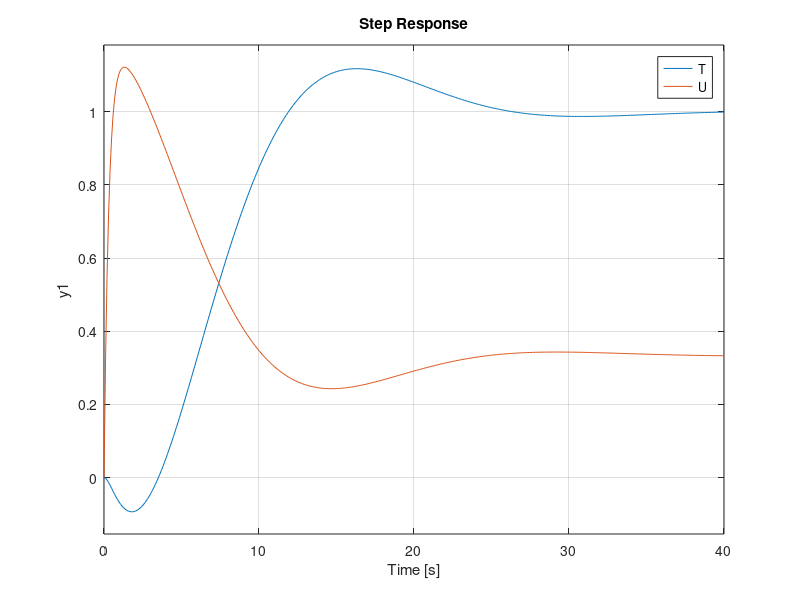
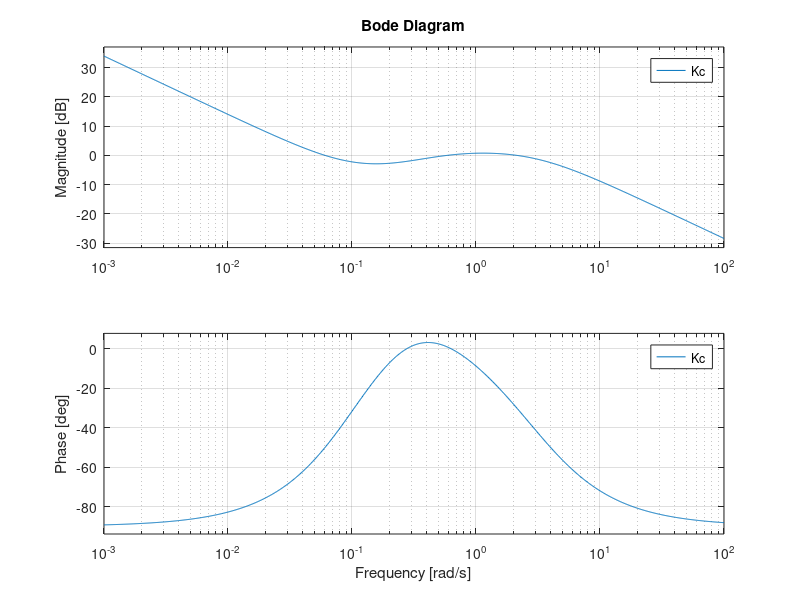

Source code (MATLAB) for these figures, in order:
clear all;
close all;
clc;

s = tf('s');
G = 3*(-2*s+1)/(10*s+1)/(5*s+1);

k = 0.05;
L = 3*k*(-2*s+1)/s/(2*s+1)/(0.33*s+1);

Kc = L/G;

T = L/(1+L);
S = 1 - T;
U = Kc*S;
step(T,U);
figure;
bode(Kc);grid on;